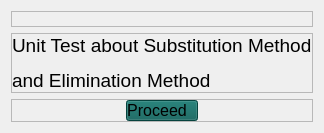
                                            <widget class="QWidget" name="page_20">
                                             <layout class="QVBoxLayout" name="verticalLayout_130">
                                              <item>
                                               <widget class="QFrame" name="frame_105">
                                                <property name="frameShape">
                                                 <enum>QFrame::StyledPanel</enum>
                                                </property>
                                                <property name="frameShadow">
                                                 <enum>QFrame::Raised</enum>
                                                </property>
                                                <layout class="QVBoxLayout" name="verticalLayout_146">
                                                 <property name="spacing">
                                                  <number>0</number>
                                                 </property>
                                                 <property name="leftMargin">
                                                  <number>0</number>
                                                 </property>
                                                 <property name="topMargin">
                                                  <number>0</number>
                                                 </property>
                                                 <property name="rightMargin">
                                                  <number>0</number>
                                                 </property>
                                                 <property name="bottomMargin">
                                                  <number>0</number>
                                                 </property>
                                                 <item>
                                                  <widget class="QLabel" name="label_65">
                                                   <property name="styleSheet">
                                                    <string notr="true">border-image: url(:/lessonIcons/lessonPhotos/unitTest2.png);</string>
                                                   </property>
                                                   <property name="text">
                                                    <string/>
                                                   </property>
                                                  </widget>
                                                 </item>
                                                </layout>
                                               </widget>
                                              </item>
                                              <item>
                                               <widget class="QFrame" name="frame_106">
                                                <property name="frameShape">
                                                 <enum>QFrame::StyledPanel</enum>
                                                </property>
                                                <property name="frameShadow">
                                                 <enum>QFrame::Raised</enum>
                                                </property>
                                                <layout class="QVBoxLayout" name="verticalLayout_129">
                                                 <property name="spacing">
                                                  <number>0</number>
                                                 </property>
                                                 <property name="leftMargin">
                                                  <number>0</number>
                                                 </property>
                                                 <property name="topMargin">
                                                  <number>0</number>
                                                 </property>
                                                 <property name="rightMargin">
                                                  <number>0</number>
                                                 </property>
                                                 <property name="bottomMargin">
                                                  <number>0</number>
                                                 </property>
                                                 <item alignment="Qt::AlignTop">
                                                  <widget class="QLabel" name="label_66">
                                                   <property name="text">
                                                    <string>&lt;html&gt;&lt;head/&gt;&lt;body&gt;&lt;p align=&quot;justify&quot;&gt;&lt;span style=&quot; font-size:14pt;&quot;&gt;Unit Test about Substitution Method&lt;/span&gt;&lt;/p&gt;&lt;p align=&quot;justify&quot;&gt;&lt;span style=&quot; font-size:14pt;&quot;&gt;and Elimination Method&lt;/span&gt;&lt;/p&gt;&lt;/body&gt;&lt;/html&gt;</string>
                                                   </property>
                                                   <property name="textFormat">
                                                    <enum>Qt::RichText</enum>
                                                   </property>
                                                  </widget>
                                                 </item>
                                                </layout>
                                               </widget>
                                              </item>
                                              <item>
                                               <widget class="QFrame" name="frame_107">
                                                <property name="frameShape">
                                                 <enum>QFrame::StyledPanel</enum>
                                                </property>
                                                <property name="frameShadow">
                                                 <enum>QFrame::Raised</enum>
                                                </property>
                                                <layout class="QVBoxLayout" name="verticalLayout_148">
                                                 <property name="spacing">
                                                  <number>0</number>
                                                 </property>
                                                 <property name="leftMargin">
                                                  <number>0</number>
                                                 </property>
                                                 <property name="topMargin">
                                                  <number>0</number>
                                                 </property>
                                                 <property name="rightMargin">
                                                  <number>0</number>
                                                 </property>
                                                 <property name="bottomMargin">
                                                  <number>0</number>
                                                 </property>
                                                 <item alignment="Qt::AlignHCenter">
                                                  <widget class="QPushButton" name="proceedLesson1_2Test_pushButton">
                                                   <property name="font">
                                                    <font>
                                                     <pointsize>12</pointsize>
                                                    </font>
                                                   </property>
                                                   <property name="styleSheet">
                                                    <string notr="true">#proceedLesson1_2Test_pushButton{
	background-color: rgb(8, 94, 87);	
	padding-right: 10px;
}
#proceedLesson1_2Test_pushButton:hover{
	background-color: rgb(4, 59, 54);
}
#proceedLesson1_2Test_pushButton:pressed{
	background-color: rgb(150, 150, 150);
}

</string>
                                                   </property>
                                                   <property name="text">
                                                    <string>Proceed</string>
                                                   </property>
                                                   <property name="icon">
                                                    <iconset resource="res.qrc">
                                                     <normaloff>:/greenIcons/greenColorIcons/arrow-right.svg</normaloff>:/greenIcons/greenColorIcons/arrow-right.svg</iconset>
                                                   </property>
                                                   <property name="iconSize">
                                                    <size>
                                                     <width>60</width>
                                                     <height>60</height>
                                                    </size>
                                                   </property>
                                                  </widget>
                                                 </item>
                                                </layout>
                                               </widget>
                                              </item>
                                             </layout>
                                            </widget>
